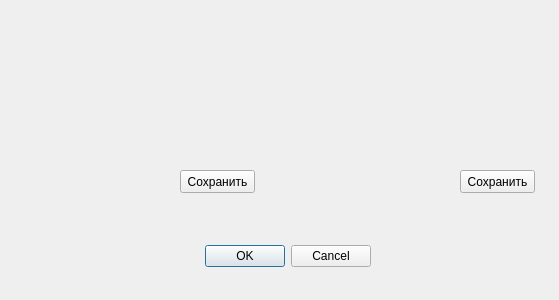
<?xml version="1.0" encoding="UTF-8"?>
<ui version="4.0">
 <class>SaveImageDialog</class>
 <widget class="QDialog" name="SaveImageDialog">
  <property name="geometry">
   <rect>
    <x>0</x>
    <y>0</y>
    <width>559</width>
    <height>300</height>
   </rect>
  </property>
  <property name="windowTitle">
   <string>Сохранить изображение</string>
  </property>
  <widget class="QDialogButtonBox" name="buttonBox">
   <property name="geometry">
    <rect>
     <x>30</x>
     <y>240</y>
     <width>341</width>
     <height>32</height>
    </rect>
   </property>
   <property name="orientation">
    <enum>Qt::Horizontal</enum>
   </property>
   <property name="standardButtons">
    <set>QDialogButtonBox::Cancel|QDialogButtonBox::Ok</set>
   </property>
  </widget>
  <widget class="QPushButton" name="saveGridSnapshotBtn">
   <property name="geometry">
    <rect>
     <x>460</x>
     <y>170</y>
     <width>75</width>
     <height>23</height>
    </rect>
   </property>
   <property name="text">
    <string>Сохранить</string>
   </property>
  </widget>
  <widget class="QPushButton" name="saveCamSnapshotBtn">
   <property name="geometry">
    <rect>
     <x>180</x>
     <y>170</y>
     <width>75</width>
     <height>23</height>
    </rect>
   </property>
   <property name="text">
    <string>Сохранить</string>
   </property>
  </widget>
  <widget class="QLabel" name="camSnapshot">
   <property name="geometry">
    <rect>
     <x>10</x>
     <y>10</y>
     <width>250</width>
     <height>141</height>
    </rect>
   </property>
   <property name="autoFillBackground">
    <bool>true</bool>
   </property>
   <property name="text">
    <string/>
   </property>
  </widget>
  <widget class="QLabel" name="gridSnapshot">
   <property name="geometry">
    <rect>
     <x>290</x>
     <y>10</y>
     <width>250</width>
     <height>141</height>
    </rect>
   </property>
   <property name="autoFillBackground">
    <bool>true</bool>
   </property>
   <property name="text">
    <string/>
   </property>
  </widget>
 </widget>
 <resources/>
 <connections>
  <connection>
   <sender>buttonBox</sender>
   <signal>accepted()</signal>
   <receiver>SaveImageDialog</receiver>
   <slot>accept()</slot>
   <hints>
    <hint type="sourcelabel">
     <x>248</x>
     <y>254</y>
    </hint>
    <hint type="destinationlabel">
     <x>157</x>
     <y>274</y>
    </hint>
   </hints>
  </connection>
  <connection>
   <sender>buttonBox</sender>
   <signal>rejected()</signal>
   <receiver>SaveImageDialog</receiver>
   <slot>reject()</slot>
   <hints>
    <hint type="sourcelabel">
     <x>316</x>
     <y>260</y>
    </hint>
    <hint type="destinationlabel">
     <x>286</x>
     <y>274</y>
    </hint>
   </hints>
  </connection>
 </connections>
</ui>
